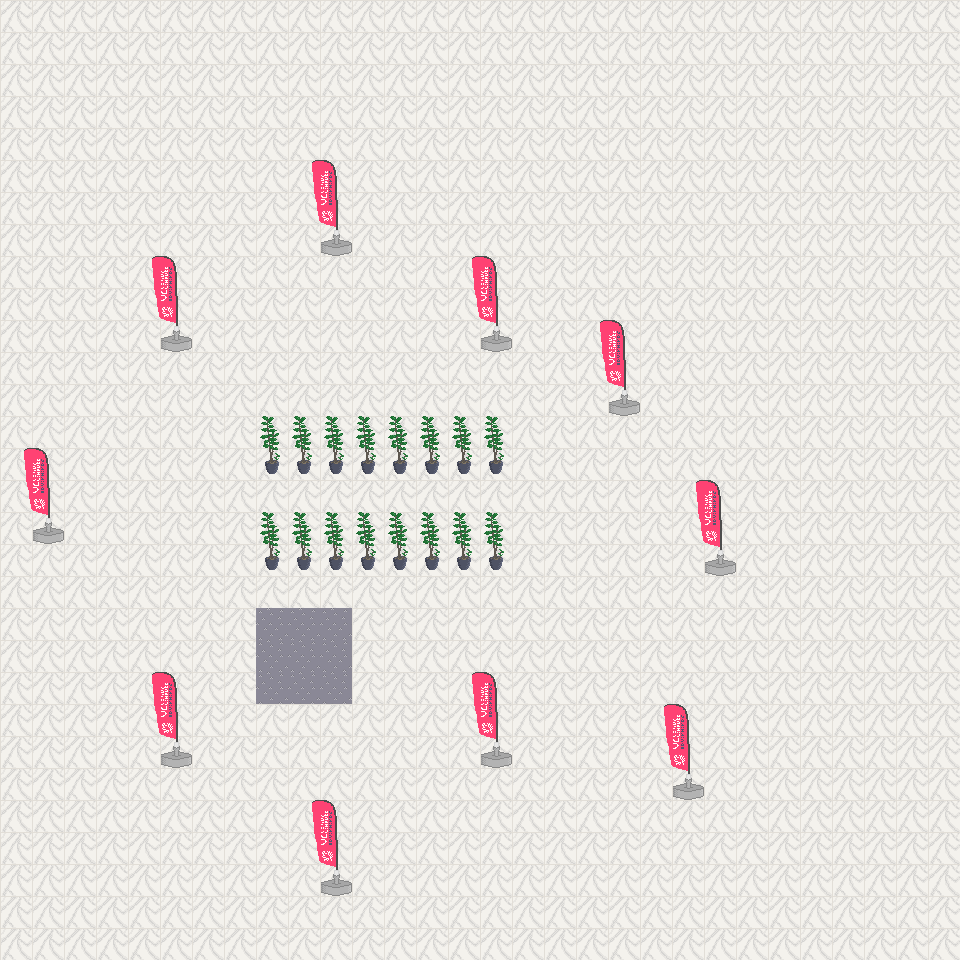

This is a level from a 2D game, rendered from its Tiled map with the project's own tilesets. A one-line summary and the map file follow, with tile-layer data summarised:
An orthogonal 30x30 tile map with 32x32 px tiles, 3 tile layers (region, otherbackground, foreground) and 13 objects (00_entrance_20_20).

<map version="1.0" orientation="orthogonal" renderorder="right-down" width="30" height="30" tilewidth="32" tileheight="32" nextobjectid="15">
 <tileset firstgid="1" name="region" tilewidth="32" tileheight="32" tilecount="100">
  <image source="sprites/tileMapEnvironment.png" width="320" height="320" />
 </tileset>
 <layer name="region" width="30" height="30">
  <data>[900 cells, 900 non-empty, 2 distinct tile ids]</data>
 </layer>
 <layer name="otherbackground" width="30" height="30">
  <data>[900 cells, 82 non-empty, 7 distinct tile ids]</data>
 </layer>
 <layer name="foreground" width="30" height="30">
  <data>[900 cells, 0 non-empty, 0 distinct tile ids]</data>
 </layer>
 <objectgroup name="collision">
  <object id="1" x="265" y="460" width="238" height="13" />
  <object id="2" x="264" y="556" width="241" height="13" />
  <object id="3" x="30" y="527" width="35" height="17" />
  <object id="4" x="159" y="329" width="32" height="21" />
  <object id="5" x="321" y="232" width="29" height="22" />
  <object id="6" x="481" y="331" width="31" height="19" />
  <object id="7" x="610" y="398" width="28" height="17" />
  <object id="8" x="703" y="556" width="31" height="19" />
  <object id="9" x="668" y="779" width="35" height="18" />
  <object id="10" x="481" y="750" width="31" height="16" />
  <object id="11" x="321" y="874" width="31" height="20" />
  <object id="12" x="160" y="747" width="31" height="21" />
 </objectgroup>
 <objectgroup name="triggers">
  <object id="13" name="00_entrance_20_20" x="256" y="608" width="95.2727" height="95.7883" />
 </objectgroup>
</map>